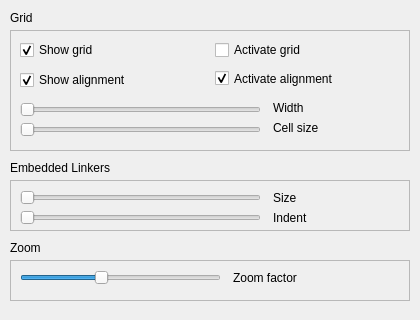
<?xml version="1.0" encoding="UTF-8"?>
<ui version="4.0">
 <class>preferencesEditorPage</class>
 <widget class="QWidget" name="preferencesEditorPage">
  <property name="geometry">
   <rect>
    <x>0</x>
    <y>0</y>
    <width>420</width>
    <height>320</height>
   </rect>
  </property>
  <widget class="QFrame" name="frame_2">
   <property name="geometry">
    <rect>
     <x>10</x>
     <y>180</y>
     <width>400</width>
     <height>51</height>
    </rect>
   </property>
   <property name="frameShape">
    <enum>QFrame::StyledPanel</enum>
   </property>
   <property name="frameShadow">
    <enum>QFrame::Raised</enum>
   </property>
   <widget class="QSlider" name="embeddedLinkerSizeSlider">
    <property name="geometry">
     <rect>
      <x>10</x>
      <y>10</y>
      <width>241</width>
      <height>16</height>
     </rect>
    </property>
    <property name="minimum">
     <number>4</number>
    </property>
    <property name="maximum">
     <number>20</number>
    </property>
    <property name="orientation">
     <enum>Qt::Horizontal</enum>
    </property>
   </widget>
   <widget class="QLabel" name="label_3">
    <property name="geometry">
     <rect>
      <x>263</x>
      <y>10</y>
      <width>111</width>
      <height>16</height>
     </rect>
    </property>
    <property name="text">
     <string>Size</string>
    </property>
   </widget>
   <widget class="QSlider" name="embeddedLinkerIndentSlider">
    <property name="geometry">
     <rect>
      <x>10</x>
      <y>30</y>
      <width>241</width>
      <height>16</height>
     </rect>
    </property>
    <property name="minimum">
     <number>5</number>
    </property>
    <property name="maximum">
     <number>20</number>
    </property>
    <property name="orientation">
     <enum>Qt::Horizontal</enum>
    </property>
   </widget>
   <widget class="QLabel" name="label_4">
    <property name="geometry">
     <rect>
      <x>263</x>
      <y>30</y>
      <width>111</width>
      <height>16</height>
     </rect>
    </property>
    <property name="text">
     <string>Indent</string>
    </property>
   </widget>
  </widget>
  <widget class="QFrame" name="frame">
   <property name="geometry">
    <rect>
     <x>10</x>
     <y>30</y>
     <width>400</width>
     <height>121</height>
    </rect>
   </property>
   <property name="sizePolicy">
    <sizepolicy hsizetype="Preferred" vsizetype="Preferred">
     <horstretch>0</horstretch>
     <verstretch>0</verstretch>
    </sizepolicy>
   </property>
   <property name="frameShape">
    <enum>QFrame::StyledPanel</enum>
   </property>
   <property name="frameShadow">
    <enum>QFrame::Raised</enum>
   </property>
   <widget class="QCheckBox" name="showGridCheckBox">
    <property name="geometry">
     <rect>
      <x>10</x>
      <y>10</y>
      <width>186</width>
      <height>20</height>
     </rect>
    </property>
    <property name="text">
     <string>Show grid</string>
    </property>
    <property name="checked">
     <bool>true</bool>
    </property>
   </widget>
   <widget class="QCheckBox" name="activateGridCheckBox">
    <property name="geometry">
     <rect>
      <x>205</x>
      <y>10</y>
      <width>186</width>
      <height>20</height>
     </rect>
    </property>
    <property name="sizePolicy">
     <sizepolicy hsizetype="Expanding" vsizetype="Fixed">
      <horstretch>0</horstretch>
      <verstretch>0</verstretch>
     </sizepolicy>
    </property>
    <property name="text">
     <string>Activate grid</string>
    </property>
    <property name="tristate">
     <bool>false</bool>
    </property>
   </widget>
   <widget class="QSlider" name="gridWidthSlider">
    <property name="geometry">
     <rect>
      <x>10</x>
      <y>70</y>
      <width>241</width>
      <height>19</height>
     </rect>
    </property>
    <property name="minimum">
     <number>3</number>
    </property>
    <property name="maximum">
     <number>150</number>
    </property>
    <property name="singleStep">
     <number>1</number>
    </property>
    <property name="pageStep">
     <number>10</number>
    </property>
    <property name="orientation">
     <enum>Qt::Horizontal</enum>
    </property>
   </widget>
   <widget class="QSlider" name="indexGridSlider">
    <property name="geometry">
     <rect>
      <x>10</x>
      <y>90</y>
      <width>241</width>
      <height>19</height>
     </rect>
    </property>
    <property name="minimum">
     <number>5</number>
    </property>
    <property name="maximum">
     <number>150</number>
    </property>
    <property name="singleStep">
     <number>1</number>
    </property>
    <property name="pageStep">
     <number>10</number>
    </property>
    <property name="orientation">
     <enum>Qt::Horizontal</enum>
    </property>
   </widget>
   <widget class="QLabel" name="label_13">
    <property name="geometry">
     <rect>
      <x>263</x>
      <y>70</y>
      <width>111</width>
      <height>16</height>
     </rect>
    </property>
    <property name="text">
     <string>Width</string>
    </property>
   </widget>
   <widget class="QLabel" name="label_20">
    <property name="geometry">
     <rect>
      <x>263</x>
      <y>90</y>
      <width>111</width>
      <height>16</height>
     </rect>
    </property>
    <property name="text">
     <string>Cell size</string>
    </property>
   </widget>
   <widget class="QCheckBox" name="activateAlignmentCheckBox">
    <property name="geometry">
     <rect>
      <x>205</x>
      <y>40</y>
      <width>186</width>
      <height>17</height>
     </rect>
    </property>
    <property name="sizePolicy">
     <sizepolicy hsizetype="Expanding" vsizetype="Fixed">
      <horstretch>0</horstretch>
      <verstretch>0</verstretch>
     </sizepolicy>
    </property>
    <property name="text">
     <string>Activate alignment</string>
    </property>
    <property name="checked">
     <bool>true</bool>
    </property>
   </widget>
   <widget class="QCheckBox" name="showAlignmentCheckBox">
    <property name="geometry">
     <rect>
      <x>10</x>
      <y>40</y>
      <width>186</width>
      <height>20</height>
     </rect>
    </property>
    <property name="minimumSize">
     <size>
      <width>130</width>
      <height>0</height>
     </size>
    </property>
    <property name="text">
     <string>Show alignment</string>
    </property>
    <property name="checked">
     <bool>true</bool>
    </property>
   </widget>
  </widget>
  <widget class="QLabel" name="label">
   <property name="geometry">
    <rect>
     <x>10</x>
     <y>10</y>
     <width>211</width>
     <height>16</height>
    </rect>
   </property>
   <property name="text">
    <string>Grid</string>
   </property>
  </widget>
  <widget class="QLabel" name="label_2">
   <property name="geometry">
    <rect>
     <x>10</x>
     <y>160</y>
     <width>201</width>
     <height>16</height>
    </rect>
   </property>
   <property name="text">
    <string>Embedded Linkers</string>
   </property>
  </widget>
  <widget class="QFrame" name="frame_8">
   <property name="geometry">
    <rect>
     <x>10</x>
     <y>260</y>
     <width>400</width>
     <height>41</height>
    </rect>
   </property>
   <property name="frameShape">
    <enum>QFrame::StyledPanel</enum>
   </property>
   <property name="frameShadow">
    <enum>QFrame::Raised</enum>
   </property>
   <widget class="QLabel" name="label_17">
    <property name="geometry">
     <rect>
      <x>223</x>
      <y>10</y>
      <width>151</width>
      <height>16</height>
     </rect>
    </property>
    <property name="text">
     <string>Zoom factor</string>
    </property>
   </widget>
   <widget class="QSlider" name="zoomFactorSlider">
    <property name="geometry">
     <rect>
      <x>10</x>
      <y>10</y>
      <width>201</width>
      <height>16</height>
     </rect>
    </property>
    <property name="minimum">
     <number>0</number>
    </property>
    <property name="maximum">
     <number>10</number>
    </property>
    <property name="pageStep">
     <number>1</number>
    </property>
    <property name="value">
     <number>4</number>
    </property>
    <property name="orientation">
     <enum>Qt::Horizontal</enum>
    </property>
   </widget>
  </widget>
  <widget class="QLabel" name="label_19">
   <property name="geometry">
    <rect>
     <x>10</x>
     <y>240</y>
     <width>191</width>
     <height>16</height>
    </rect>
   </property>
   <property name="text">
    <string>Zoom</string>
   </property>
  </widget>
 </widget>
 <resources/>
 <connections/>
</ui>
